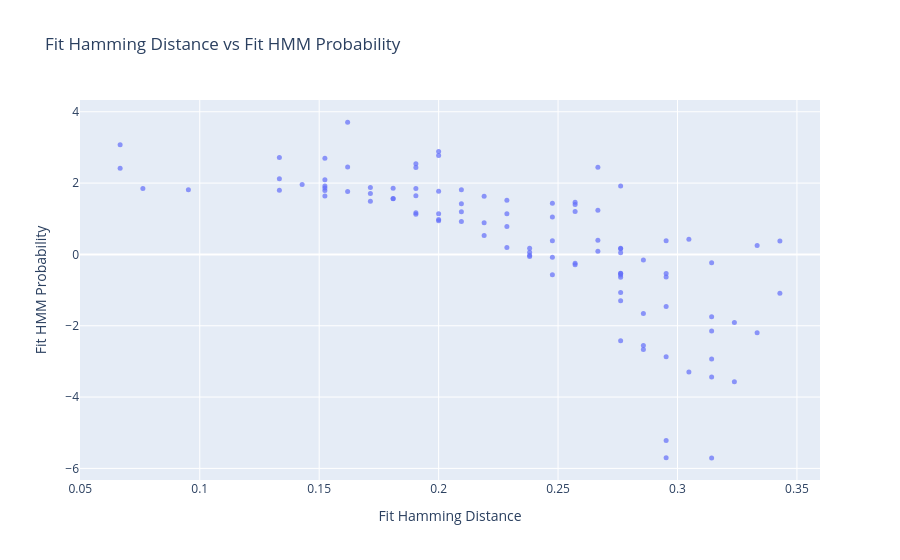

The notebook cell this image was saved under:
### Code cell
fig = go.Figure(go.Scatter(
    x=df["fit_ham_dist"].to_numpy(),
    y=df["fit_hmm_prob"].to_numpy(),
    mode="markers",
    marker=dict(size=5, opacity=0.7),
))

fig.update_layout(
    title="Fit Hamming Distance vs Fit HMM Probability",
    xaxis_title="Fit Hamming Distance",
    yaxis_title="Fit HMM Probability",
)
fig.show()
